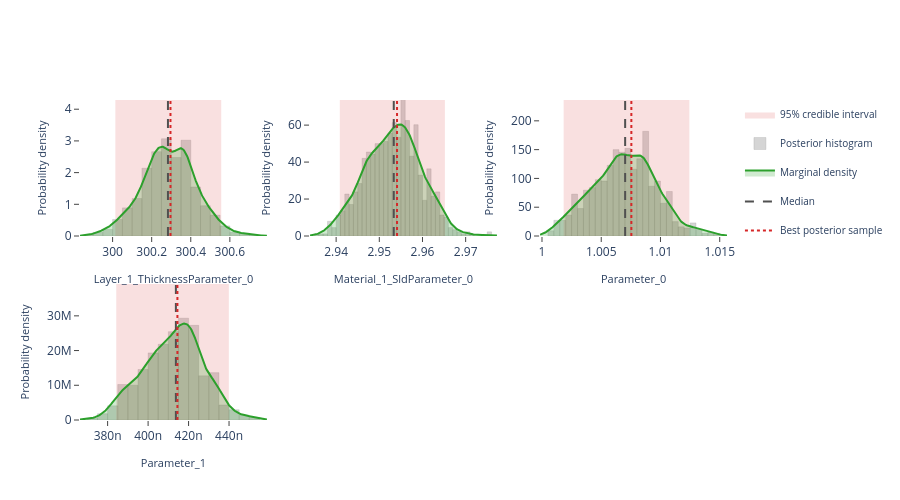

Write notebook code for a chart like this one.
### Markdown cell above
## Interactive posterior plots

The next three cells render the same Plotly figures that are shown on the
Bayesian Posterior tab of the EasyReflectometryApp:

* **Marginals** — per-parameter distribution: histogram + smooth KDE marginal,
  shaded 95% credible interval, and median / best-sample lines
  (`plot_distribution` or `posterior.distribution()`)
* **Corner plot** — pairwise marginals + 2-D contours + scatter (`plot_corner`)
* **Traces** — per-chain trace + marginal histogram (`plot_trace`)

The standalone helpers are called with ``return_figure=True`` so they return a
Plotly ``Figure`` that we render in the notebook with ``fig.show()``; the
``PosteriorResults`` methods return the figure directly.

### Code cell
# ---- Marginal posterior distributions ---------------------------------------
# One panel per free parameter, each overlaying the posterior histogram, a
# smooth Gaussian-KDE marginal, the shaded 95% credible interval, and the
# median / best-sample reference lines.  Mirrors the "Marginals" sub-tab in
# the EasyReflectometryApp.

# The PosteriorResults method passes ``logp`` through automatically so the
# best posterior sample (MAP) line is drawn:
fig = posterior.distribution()
fig.show()

# Standalone equivalent (pass ``logp`` to get the best-sample line):
# fig = plot_distribution(
#     posterior.draws,
#     posterior.param_names,
#     logp=posterior.logp,
#     return_figure=True,
# )
# fig.show()

### Figure 1 — Plotly figure (JSON) as saved in the notebook; plotly's stock layout.template omitted (floating-point values rounded to 4 significant figures; data arrays with more than 128 entries replaced by an {"elided": "..."} marker saying what was removed)
{"data": [{"fill": "toself", "fillcolor": "rgba(214, 39, 40, 0.14)", "hoverinfo": "skip", "legendgroup": "95% credible interval", "line": {"color": "rgba(214, 39, 40, 0.14)", "width": 0}, "mode": "lines", "name": "95% credible interval", "showlegend": true, "type": "scatter", "x": [300.0, 300.6, 300.6, 300.0, 300.0], "xaxis": "x", "y": [0.0, 0.0, 4.291, 4.291, 0.0], "yaxis": "y"}, {"histnorm": "probability density", "hovertemplate": "sample=%{x:.4f}<br>density: %{y:.2f}<extra></extra>", "legendgroup": "histogram", "marker": {"color": "rgba(120, 120, 120, 0.38)", "line": {"color": "rgba(120, 120, 120, 0.24)", "width": 1}}, "name": "Posterior histogram", "nbinsx": 40, "opacity": 0.82, "showlegend": true, "type": "histogram", "x": {"elided": "880 float values"}, "xaxis": "x", "yaxis": "y"}, {"fill": "tozeroy", "fillcolor": "rgba(44, 160, 44, 0.22)", "hovertemplate": "Layer_1_ThicknessParameter_0: %{x:.4f}<br>density: %{y:.4f}<extra></extra>", "legendgroup": "marginal", "line": {"color": "rgb(44, 160, 44)", "width": 2}, "mode": "lines", "name": "Marginal density", "showlegend": true, "type": "scatter", "x": {"elided": "256 float values"}, "xaxis": "x", "y": {"elided": "256 float values"}, "yaxis": "y"}, {"hovertemplate": "Median: %{x:.4f}<extra></extra>", "legendgroup": "Median", "line": {"color": "rgb(80, 80, 80)", "dash": "dash", "width": 2}, "mode": "lines", "name": "Median", "showlegend": true, "type": "scatter", "x": [300.3, 300.3], "xaxis": "x", "y": [0.0, 4.291], "yaxis": "y"}, {"hovertemplate": "Best posterior sample: %{x:.4f}<extra></extra>", "legendgroup": "Best posterior sample", "line": {"color": "rgb(214, 39, 40)", "dash": "dot", "width": 2}, "mode": "lines", "name": "Best posterior sample", "showlegend": true, "type": "scatter", "x": [300.3, 300.3], "xaxis": "x", "y": [0.0, 4.291], "yaxis": "y"}, {"fill": "toself", "fillcolor": "rgba(214, 39, 40, 0.14)", "hoverinfo": "skip", "legendgroup": "95% credible interval", "line": {"color": "rgba(214, 39, 40, 0.14)", "width": 0}, "mode": "lines", "name": "95% credible interval", "showlegend": false, "type": "scatter", "x": [2.941, 2.965, 2.965, 2.941, 2.941], "xaxis": "x2", "y": [0.0, 0.0, 73.59, 73.59, 0.0], "yaxis": "y2"}, {"histnorm": "probability density", "hovertemplate": "sample=%{x:.4f}<br>density: %{y:.2f}<extra></extra>", "legendgroup": "histogram", "marker": {"color": "rgba(120, 120, 120, 0.38)", "line": {"color": "rgba(120, 120, 120, 0.24)", "width": 1}}, "name": "Posterior histogram", "nbinsx": 40, "opacity": 0.82, "showlegend": false, "type": "histogram", "x": {"elided": "880 float values"}, "xaxis": "x2", "yaxis": "y2"}, {"fill": "tozeroy", "fillcolor": "rgba(44, 160, 44, 0.22)", "hovertemplate": "Material_1_SldParameter_0: %{x:.4f}<br>density: %{y:.4f}<extra></extra>", "legendgroup": "marginal", "line": {"color": "rgb(44, 160, 44)", "width": 2}, "mode": "lines", "name": "Marginal density", "showlegend": false, "type": "scatter", "x": {"elided": "256 float values"}, "xaxis": "x2", "y": {"elided": "256 float values"}, "yaxis": "y2"}, {"hovertemplate": "Median: %{x:.4f}<extra></extra>", "legendgroup": "Median", "line": {"color": "rgb(80, 80, 80)", "dash": "dash", "width": 2}, "mode": "lines", "name": "Median", "showlegend": false, "type": "scatter", "x": [2.953, 2.953], "xaxis": "x2", "y": [0.0, 73.59], "yaxis": "y2"}, {"hovertemplate": "Best posterior sample: %{x:.4f}<extra></extra>", "legendgroup": "Best posterior sample", "line": {"color": "rgb(214, 39, 40)", "dash": "dot", "width": 2}, "mode": "lines", "name": "Best posterior sample", "showlegend": false, "type": "scatter", "x": [2.954, 2.954], "xaxis": "x2", "y": [0.0, 73.59], "yaxis": "y2"}, {"fill": "toself", "fillcolor": "rgba(214, 39, 40, 0.14)", "hoverinfo": "skip", "legendgroup": "95% credible interval", "line": {"color": "rgba(214, 39, 40, 0.14)", "width": 0}, "mode": "lines", "name": "95% credible interval", "showlegend": false, "type": "scatter", "x": [1.002, 1.012, 1.012, 1.002, 1.002], "xaxis": "x3", "y": [0.0, 0.0, 236.2, 236.2, 0.0], "yaxis": "y3"}, {"histnorm": "probability density", "hovertemplate": "sample=%{x:.4f}<br>density: %{y:.2f}<extra></extra>", "legendgroup": "histogram", "marker": {"color": "rgba(120, 120, 120, 0.38)", "line": {"color": "rgba(120, 120, 120, 0.24)", "width": 1}}, "name": "Posterior histogram", "nbinsx": 40, "opacity": 0.82, "showlegend": false, "type": "histogram", "x": {"elided": "880 float values"}, "xaxis": "x3", "yaxis": "y3"}, {"fill": "tozeroy", "fillcolor": "rgba(44, 160, 44, 0.22)", "hovertemplate": "Parameter_0: %{x:.4f}<br>density: %{y:.4f}<extra></extra>", "legendgroup": "marginal", "line": {"color": "rgb(44, 160, 44)", "width": 2}, "mode": "lines", "name": "Marginal density", "showlegend": false, "type": "scatter", "x": {"elided": "256 float values"}, "xaxis": "x3", "y": {"elided": "256 float values"}, "yaxis": "y3"}, {"hovertemplate": "Median: %{x:.4f}<extra></extra>", "legendgroup": "Median", "line": {"color": "rgb(80, 80, 80)", "dash": "dash", "width": 2}, "mode": "lines", "name": "Median", "showlegend": false, "type": "scatter", "x": [1.007, 1.007], "xaxis": "x3", "y": [0.0, 236.2], "yaxis": "y3"}, {"hovertemplate": "Best posterior sample: %{x:.4f}<extra></extra>", "legendgroup": "Best posterior sample", "line": {"color": "rgb(214, 39, 40)", "dash": "dot", "width": 2}, "mode": "lines", "name": "Best posterior sample", "showlegend": false, "type": "scatter", "x": [1.008, 1.008], "xaxis": "x3", "y": [0.0, 236.2], "yaxis": "y3"}, {"fill": "toself", "fillcolor": "rgba(214, 39, 40, 0.14)", "hoverinfo": "skip", "legendgroup": "95% credible interval", "line": {"color": "rgba(214, 39, 40, 0.14)", "width": 0}, "mode": "lines", "name": "95% credible interval", "showlegend": false, "type": "scatter", "x": [3.843e-07, 4.399e-07, 4.399e-07, 3.843e-07, 3.843e-07], "xaxis": "x4", "y": [0.0, 0.0, 39170000.0, 39170000.0, 0.0], "yaxis": "y4"}, {"histnorm": "probability density", "hovertemplate": "sample=%{x:.4f}<br>density: %{y:.2f}<extra></extra>", "legendgroup": "histogram", "marker": {"color": "rgba(120, 120, 120, 0.38)", "line": {"color": "rgba(120, 120, 120, 0.24)", "width": 1}}, "name": "Posterior histogram", "nbinsx": 40, "opacity": 0.82, "showlegend": false, "type": "histogram", "x": {"elided": "880 float values"}, "xaxis": "x4", "yaxis": "y4"}, {"fill": "tozeroy", "fillcolor": "rgba(44, 160, 44, 0.22)", "hovertemplate": "Parameter_1: %{x:.4f}<br>density: %{y:.4f}<extra></extra>", "legendgroup": "marginal", "line": {"color": "rgb(44, 160, 44)", "width": 2}, "mode": "lines", "name": "Marginal density", "showlegend": false, "type": "scatter", "x": {"elided": "256 float values"}, "xaxis": "x4", "y": {"elided": "256 float values"}, "yaxis": "y4"}, {"hovertemplate": "Median: %{x:.4f}<extra></extra>", "legendgroup": "Median", "line": {"color": "rgb(80, 80, 80)", "dash": "dash", "width": 2}, "mode": "lines", "name": "Median", "showlegend": false, "type": "scatter", "x": [4.137e-07, 4.137e-07], "xaxis": "x4", "y": [0.0, 39170000.0], "yaxis": "y4"}, {"hovertemplate": "Best posterior sample: %{x:.4f}<extra></extra>", "legendgroup": "Best posterior sample", "line": {"color": "rgb(214, 39, 40)", "dash": "dot", "width": 2}, "mode": "lines", "name": "Best posterior sample", "showlegend": false, "type": "scatter", "x": [4.145e-07, 4.145e-07], "xaxis": "x4", "y": [0.0, 39170000.0], "yaxis": "y4"}], "layout": {"barmode": "overlay", "height": 500, "legend": {"font": {"size": 10}}, "plot_bgcolor": "white", "showlegend": true, "xaxis": {"anchor": "y", "domain": [0.0, 0.2889], "range": [299.8, 300.8], "showgrid": false, "ticks": "outside", "title": {"font": {"size": 11}, "text": "Layer_1_ThicknessParameter_0"}, "zeroline": false}, "xaxis2": {"anchor": "y2", "domain": [0.3556, 0.6444], "range": [2.934, 2.977], "showgrid": false, "ticks": "outside", "title": {"font": {"size": 11}, "text": "Material_1_SldParameter_0"}, "zeroline": false}, "xaxis3": {"anchor": "y3", "domain": [0.7111, 1.0], "range": [0.9998, 1.016], "showgrid": false, "ticks": "outside", "title": {"font": {"size": 11}, "text": "Parameter_0"}, "zeroline": false}, "xaxis4": {"anchor": "y4", "domain": [0.0, 0.2889], "range": [3.664e-07, 4.587e-07], "showgrid": false, "ticks": "outside", "title": {"font": {"size": 11}, "text": "Parameter_1"}, "zeroline": false}, "xaxis5": {"anchor": "y5", "domain": [0.3556, 0.6444], "showgrid": false, "ticks": "outside", "zeroline": false}, "xaxis6": {"anchor": "y6", "domain": [0.7111, 1.0], "showgrid": false, "ticks": "outside", "zeroline": false}, "yaxis": {"anchor": "x", "domain": [0.575, 1.0], "range": [0.0, 4.291], "showgrid": false, "ticks": "outside", "title": {"font": {"size": 11}, "text": "Probability density"}, "zeroline": false}, "yaxis2": {"anchor": "x2", "domain": [0.575, 1.0], "range": [0.0, 73.59], "showgrid": false, "ticks": "outside", "title": {"font": {"size": 11}, "text": "Probability density"}, "zeroline": false}, "yaxis3": {"anchor": "x3", "domain": [0.575, 1.0], "range": [0.0, 236.2], "showgrid": false, "ticks": "outside", "title": {"font": {"size": 11}, "text": "Probability density"}, "zeroline": false}, "yaxis4": {"anchor": "x4", "domain": [0.0, 0.425], "range": [0.0, 39170000.0], "showgrid": false, "ticks": "outside", "title": {"font": {"size": 11}, "text": "Probability density"}, "zeroline": false}, "yaxis5": {"anchor": "x5", "domain": [0.0, 0.425], "showgrid": false, "ticks": "outside", "zeroline": false}, "yaxis6": {"anchor": "x6", "domain": [0.0, 0.425], "showgrid": false, "ticks": "outside", "zeroline": false}}}
